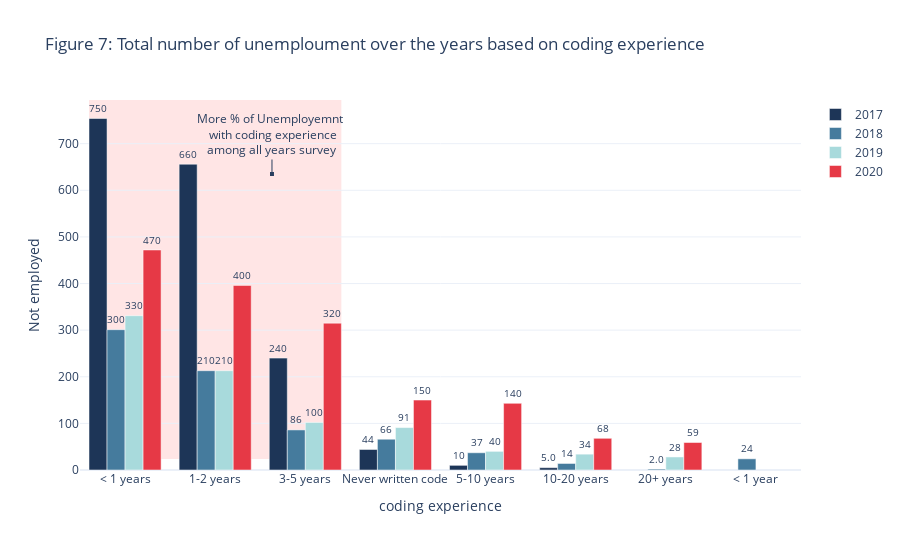

The cell this chart's notebook holds for it:
### Code cell
x = ['< 1 years', '1-2 years', '3-5 years', 'Never written code',
       '5-10 years', '10-20 years', '20+ years', '< 1 year', '15+ years',
       '10-15 years'] 

colors = {'2017':'#1d3557',
          '2018':'#457b9d',
          '2019':'#a8dadc',
          '2020':'#e63946'}
  
plot = go.Figure(data=[go.Bar( 
    name = '2017', 
    x = x, 
    marker_color=colors['2017'],
    y = exp2017['counts'],
    text=exp2017['counts'],
    textposition='outside',
      ), 
                       go.Bar( 
    name = '2018', 
    x = x, 
    marker_color=colors['2018'],
    y = exp2018['counts'],
    text=exp2018['counts'],
    textposition='outside'
   ) ,
                       go.Bar( 
    name = '2019', 
    x = x, 
    marker_color=colors['2019'],
    y = exp2019['counts'],
    text=exp2019['counts'],
    textposition='outside'
    ) ,
                       go.Bar( 
    name = '2020', 
    x = x, 
    marker_color=colors['2020'],
    y = exp2020['counts'],
    text=exp2020['counts'],
    textposition='outside'
   ) 
]) 

plot.update_traces(texttemplate='%{text:.2s}', textposition='outside')
plot.update_layout(uniformtext_minsize=8, uniformtext_mode='hide',yaxis=dict(title='Not employed'),width=900,height=550,
                   title='Figure 7: Total number of unemploument over the years based on coding experience',template="plotly_white",
                   xaxis=dict(title='coding experience'),
                   annotations=[go.layout.Annotation(x=1.63, y=0.8, xref="x", yref="paper",
                                text="More % of Unemployemnt <br> with coding experience<br>among all years survey",
                                showarrow=True, arrowhead=7, ax=0, ay=-40)])

plot.add_shape(go.layout.Shape(
                    type="rect",
                    xref="x",
                    yref="paper",
                   
                    x0=-0.4,
                    x1=2.4,
                    y0=0.03,
                    y1=1,
                    fillcolor="red",
                    opacity=0.1,
                    
                    layer="below",
                    line_width=0))
                               
plot.show()

### Figure 1 — Plotly figure (JSON) as saved in the notebook; plotly's stock layout.template omitted (floating-point values rounded to 4 significant figures)
{"data": [{"marker": {"color": "#1d3557"}, "name": "2017", "text": [754.0, 656.0, 240.0, 44.0, 10.0, 5.0], "textposition": "outside", "texttemplate": "%{text:.2s}", "type": "bar", "x": ["< 1 years", "1-2 years", "3-5 years", "Never written code", "5-10 years", "10-20 years", "20+ years", "< 1 year", "15+ years", "10-15 years"], "y": [754, 656, 240, 44, 10, 5]}, {"marker": {"color": "#457b9d"}, "name": "2018", "text": [301.0, 213.0, 86.0, 66.0, 37.0, 14.0, 2.0, 24.0], "textposition": "outside", "texttemplate": "%{text:.2s}", "type": "bar", "x": ["< 1 years", "1-2 years", "3-5 years", "Never written code", "5-10 years", "10-20 years", "20+ years", "< 1 year", "15+ years", "10-15 years"], "y": [301, 213, 86, 66, 37, 14, 2, 24]}, {"marker": {"color": "#a8dadc"}, "name": "2019", "text": [331.0, 213.0, 102.0, 91.0, 40.0, 34.0, 28.0], "textposition": "outside", "texttemplate": "%{text:.2s}", "type": "bar", "x": ["< 1 years", "1-2 years", "3-5 years", "Never written code", "5-10 years", "10-20 years", "20+ years", "< 1 year", "15+ years", "10-15 years"], "y": [331, 213, 102, 91, 40, 34, 28]}, {"marker": {"color": "#e63946"}, "name": "2020", "text": [472.0, 396.0, 315.0, 150.0, 143.0, 68.0, 59.0], "textposition": "outside", "texttemplate": "%{text:.2s}", "type": "bar", "x": ["< 1 years", "1-2 years", "3-5 years", "Never written code", "5-10 years", "10-20 years", "20+ years", "< 1 year", "15+ years", "10-15 years"], "y": [472, 396, 315, 150, 143, 68, 59]}], "layout": {"annotations": [{"arrowhead": 7, "ax": 0, "ay": -40, "showarrow": true, "text": "More % of Unemployemnt <br> with coding experience<br>among all years survey", "x": 1.63, "xref": "x", "y": 0.8, "yref": "paper"}], "height": 550, "shapes": [{"fillcolor": "red", "layer": "below", "line": {"width": 0}, "opacity": 0.1, "type": "rect", "x0": -0.4, "x1": 2.4, "xref": "x", "y0": 0.03, "y1": 1, "yref": "paper"}], "title": {"text": "Figure 7: Total number of unemploument over the years based on coding experience"}, "uniformtext": {"minsize": 8, "mode": "hide"}, "width": 900, "xaxis": {"title": {"text": "coding experience"}}, "yaxis": {"title": {"text": "Not employed"}}}}
